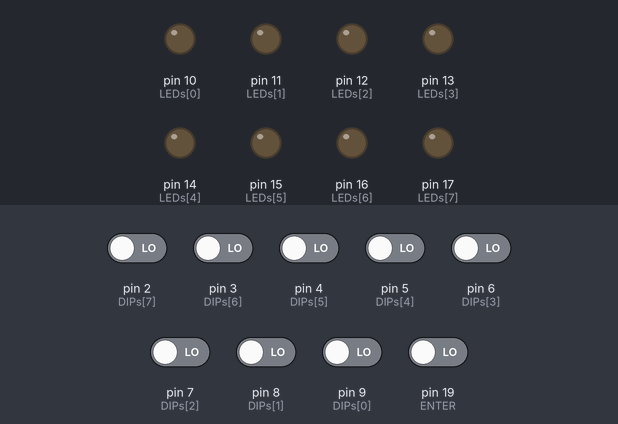
The sketch below on a simulated Arduino Uno, built with avr-gcc and run on an emulated ATmega328P. On the bench: output pins drawn as LEDs (lit = HIGH). Dashed ring = blinking. Inputs (shaded band) come from the test bench; at power-on: pin 2 (DIPs[7]), pin 3 (DIPs[6]), pin 4 (DIPs[5]), pin 5 (DIPs[4]), pin 6 (DIPs[3]), pin 7 (DIPs[2]), pin 8 (DIPs[1]), pin 9 (DIPs[0]), pin 19 (ENTER) LOW.

Above: at 5.5 s.
6.3 s: pin 3 (DIPs[6]) driven HIGH
At 9.5 s:
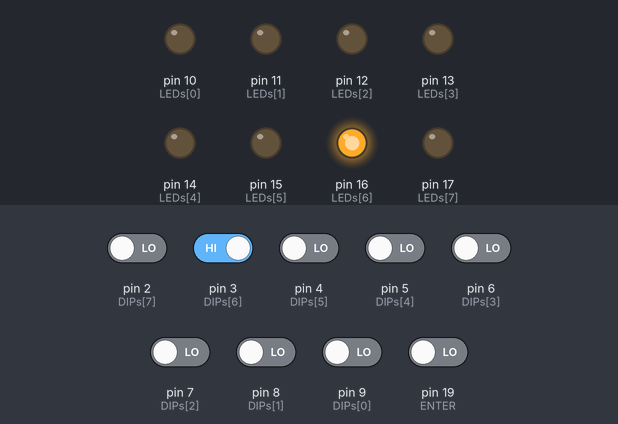
9.8 s: pin 2 (DIPs[7]) driven HIGH
At 11.75 s:
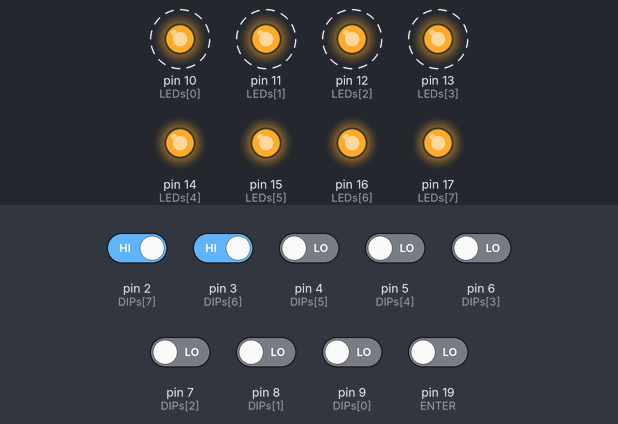
At 12.35 s:
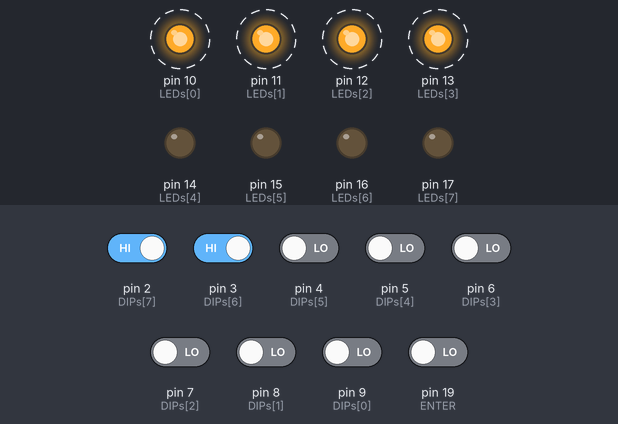
18.6 s: pin 19 (ENTER) driven LOW
35.1 s: pin 4 (DIPs[5]) driven HIGH
44.7 s: pin 5 (DIPs[4]) driven HIGH
Timing chart, 0 to 55.1 s (numbered marks = the images above; inputs shaded):
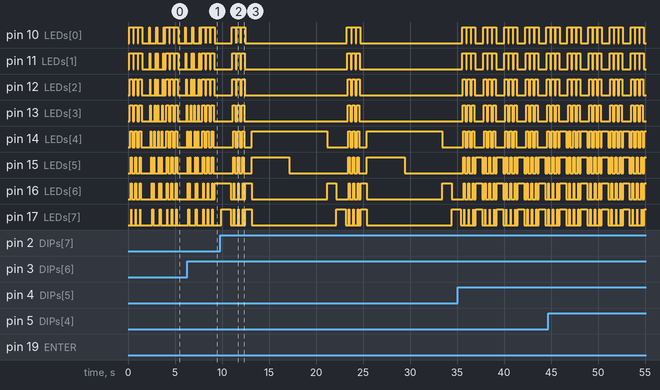

Measured:
- after the input at 9.8 s, pin 10 (LEDs[0]): goes on until 12.5 s, then stays LOW; pin 11 (LEDs[1]), pin 12 (LEDs[2]), pin 13 (LEDs[3]): goes on until 12.4 s, then stays LOW

The sketch:

1_Menu.ino
```cpp
// 1_Menu

// A4 (18) como interruptor que activa Display con un BJT 2N2222
#define DISPLAY_E 18

// A5 (19) como boton enter, se activa con LOW
#define ENTER 19

// Pines D9 - D2 (9 - 2) como entrada MSB - LSB
const byte DIPs[8] = {9, 8, 7, 6, 5, 4, 3, 2};

// Pines D10, D11, D12, D13, A0, A1, A2, A3 (Numeros 10 - 17) MSB - LSB
const byte LEDs[8] = {10, 11, 12, 13, 14, 15, 16, 17};

// Nombre con distribución de display (g-f-e-d-c-b-a-.)
// 'Adro Ornelas2.'
const byte nombre[13] = {0xEF, 0xBC, 0xA0, 0xB8, 0x00, 0x7E, 0xA0, 0xA8, 0xF6, 0x70, 0xEF, 0xDA, 0xB7};

void setup() {

  // Para activar display como salida
  pinMode(ENTER, OUTPUT);

  // Boton bytero como entrada
  pinMode(ENTER, INPUT);

  // Pines de LEDs como salida, Pines de DIPs como entrada
  for(byte i = 0; i < 8; ++i){
    pinMode(DIPs[i], INPUT);
    pinMode(LEDs[i], OUTPUT);
  }
}

void loop() {

  animacion();
  byte opt;
  byte y, z;

  while(digitalRead(ENTER) == HIGH);  // Espera pulso de botón
  opt = readDIPs();                  // Lee entrada
  printLEDs(opt);                     // Imprime seleccion
  delay(680);                         // Delay rebote + tiempo para visualizar
  printLEDs(0x00);                     // Limpia salida

  if(opt == 0x00){    // Corrimiento LEDs

        byte i = 0;
        for(byte k = 0; k < 2; ++k){
          while(i < 8){
              digitalWrite(LEDs[i], HIGH);
              delay(50);
              digitalWrite(LEDs[i], LOW);
              ++i;
            }
          while(i > 0){
              --i;
              digitalWrite(LEDs[i], HIGH);
              delay(50);
              digitalWrite(LEDs[i], LOW);
            }
        }

  } else if (opt == 0x01){ // Suma de dos numeros

      while(digitalRead(ENTER) == HIGH); // Espera pulso de botón
      y = readDIPs();                   // Lee valor 1
      printLEDs(y);                     // Imprime entrada
      delay(330);                       // Delay rebote

      while(digitalRead(ENTER) == HIGH); // Espera pulso de botón
      z = readDIPs();                   // Lee valor 2
      printLEDs(z);                     // Imprime entrada
      delay(680);                       // Delay rebote y visualizacion

      printLEDs(y + z);                 // Imprime suma

  } else if (opt == 0x02){  // Resultado de (y*y + 3*z) / (2 * y)

      while(digitalRead(ENTER) == HIGH);// Espera pulso de botón
      y = readDIPs();                   // Lee valor 1
      printLEDs(y);                     // Imprime entrada
      delay(330);                       // Delay rebote

      while(digitalRead(ENTER) == HIGH);// Espera pulso de botón
      z = readDIPs();                   // Lee valor 2
      printLEDs(z);                     // Imprime entrada
      delay(680);                       // Delay rebote y visualizacion

      byte r = (y*y + 3*z) / (2 * y);   // Calcula resultado
      // Si y = 0x49 y z = 0x99, r = 27
      printLEDs(r);                     // Imprime resultado

  } else if (opt == 0x03){

    // Semaforo con LEDs LSB (4, 5, 6, 7) (array indexes)
    // Verde - vuelta - amarillo - rojo
    // Verde y vuelta con flecha
    printLEDs(0x0C);
    delay(4000);
    // Solo verde
    printLEDs(0x008);
    delay(4000);
    // Amarillo
    printLEDs(0x02);
    delay(1000);
    // Rojo
    printLEDs(0x01);
    delay(1000);

  } else if (opt == 0x04) { // Numeros de y a z

      while(digitalRead(ENTER) == HIGH);// Espera pulso de botón
      y = readDIPs();                   // Lee valor 1
      printLEDs(y);                     // Imprime entrada
      delay(330);                       // Delay rebote

      while(digitalRead(ENTER) == HIGH);// Espera pulso de botón
      z = readDIPs();                   // Lee valor 2
      printLEDs(z);                     // Imprime entrada
      delay(680);                       // Delay rebote y visualizacion

      while(y <= z) {                    // Si es ascendente
        printLEDs(y++);
        delay(300);
      }
      while(y >= z) {                    // Si es descendente
        printLEDs(y--);
        delay(300);
      }


  } else if (opt == 0x05){    // Nombre en display

    // Activa display
    digitalWrite(DISPLAY_E, HIGH);

    // Imprime tabla de valores
    for(byte i = 0; i < 13; ++i){
      printLEDs(nombre[i]);
      delay(600);
    }
    // Desactiva display
    digitalWrite(DISPLAY_E, LOW);
  }
  while(digitalRead(ENTER) == HIGH);  // Espera pulso de botón
}

void animacion(){

  byte i = 8;
  digitalWrite(DISPLAY_E, HIGH); // Activa display

  // Apagar LEDs
  while(i > 0){
    digitalWrite(LEDs[--i], LOW);
    delay(15);
  }
  // Animacion, tres corrimientos de izq a derehca
  for(byte j = 0; j < 3; ++j){
    while(i < 8){
      digitalWrite(LEDs[i++], HIGH);
      delay(30);
    }
    while(i > 0){
      digitalWrite(LEDs[--i], LOW);
      delay(30);
    }
  }
  digitalWrite(DISPLAY_E, LOW); // Desactiva display
}

byte readDIPs(){
  // Devuelve el valor decimal de 8 bits introducido por el DIP Switch
  byte val;
  for(byte i = 0; i < 8; ++i)
    bitWrite(val, i, digitalRead(DIPs[7 - i]));
   return val;
}

void printLEDs(byte val){
  // Imprime el parametro val en 8 LEDs
  for(byte i = 0; i < 8; ++i)
    digitalWrite(LEDs[i], bitRead(val, 7 - i));

}
```
